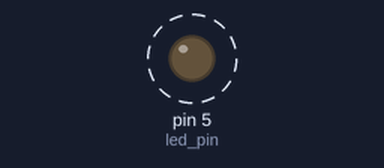
This sketch was run on a simulated Arduino Uno, built with avr-gcc and run on an emulated ATmega328P. On the bench: output pins drawn as LEDs (lit = HIGH). Dashed ring = blinking.

Above: at 0.2 s.
Timing chart, 0 to 3.0 s (numbered marks = the images above):
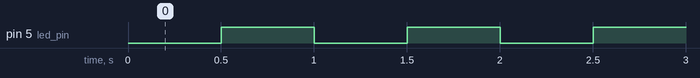

The sketch:

Fabduino_blink.ino
```cpp
/*  Fabduino Blink
 *
 *  This program will blink the on-board LED on pin D-5
 *
 *  */

// The Fabduino has an LED attached to pin 5 ( D5)
int led_pin = 5;

void setup() {
  // initialize digital pin 5 (D5) as an output.
  pinMode(led_pin, OUTPUT);

}

int wait = 200;

// the loop function runs over and over again forever
void loop() {

  digitalWrite(led_pin, 0); // 0 or LOW = 0V switches the LED ON
  // Also correct:
  //  digitalWrite(5, 0);
  //  digitalWrite(led_pin, LOW);

  delay(500);
  // Delay creates a 1000ms = 1s delay before executing the next line of code

  digitalWrite(led_pin, 1); // 1 or HIGH = 5V switches the LED OFF
  // Also correct:
  //  digitalWrite(5, 1);
  //  digitalWrite(led_pin, HIGH);

  delay(500);

}
```

Measured:
- by itself, pin 5 (led_pin): alternates HIGH for 0.50 s and LOW for 0.50 s
